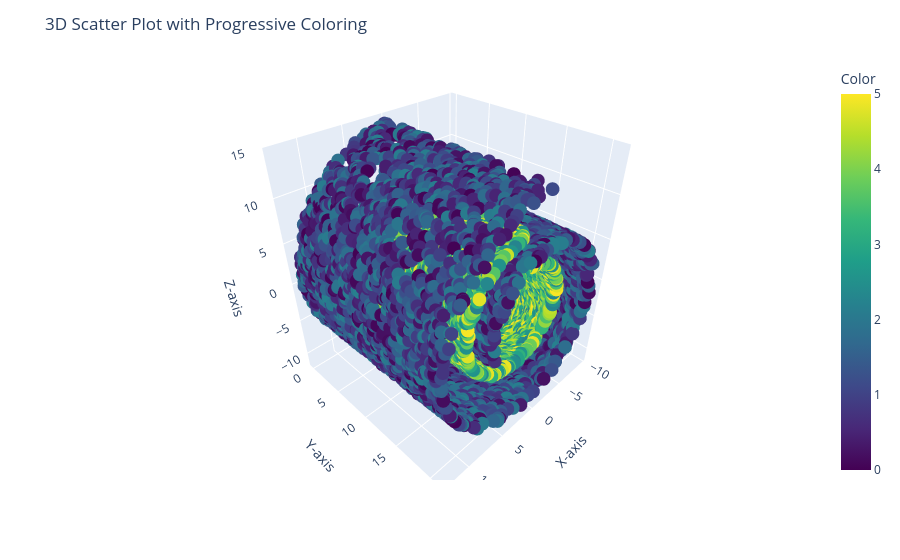

The notebook cell this image was saved under:
### Code cell
import plotly.express as px
import pandas as pd

# Create a DataFrame for the 3D data
df = pd.DataFrame({
    'X': dataset2[0],
    'Y': dataset2[1],
    'Z': dataset2[2],
    'Color': colours  # Add the color gradient as a column
})

# Create an interactive 3D scatter plot
fig = px.scatter_3d(df, x='X', y='Y', z='Z', color='Color', color_continuous_scale='viridis')

# Update layout
fig.update_layout(
    title='3D Scatter Plot with Progressive Coloring',
    scene=dict(
        xaxis_title='X-axis',
        yaxis_title='Y-axis',
        zaxis_title='Z-axis'
    )
)

# Show the plot
fig.show()

### Figure 1 — Plotly figure (JSON) as saved in the notebook; plotly's stock layout.template omitted (floating-point values rounded to 4 significant figures; data arrays with more than 128 entries replaced by an {"elided": "..."} marker saying what was removed)
{"data": [{"hovertemplate": "X=%{x}<br>Y=%{y}<br>Z=%{z}<br>Color=%{marker.color}<extra></extra>", "legendgroup": "", "marker": {"color": {"elided": "14801 float values"}, "coloraxis": "coloraxis", "symbol": "circle"}, "mode": "markers", "name": "", "scene": "scene", "showlegend": false, "type": "scatter3d", "x": {"elided": "14801 float values"}, "y": {"elided": "14801 float values"}, "z": {"elided": "14801 float values"}}], "layout": {"coloraxis": {"colorbar": {"title": {"text": "Color"}}, "colorscale": [[0, "#440154"], [0.1111, "#482878"], [0.2222, "#3e4989"], [0.3333, "#31688e"], [0.4444, "#26828e"], [0.5556, "#1f9e89"], [0.6667, "#35b779"], [0.7778, "#6ece58"], [0.8889, "#b5de2b"], [1, "#fde725"]]}, "legend": {"tracegroupgap": 0}, "margin": {"t": 60}, "scene": {"domain": {"x": [0, 1], "y": [0, 1]}, "xaxis": {"title": {"text": "X-axis"}}, "yaxis": {"title": {"text": "Y-axis"}}, "zaxis": {"title": {"text": "Z-axis"}}}, "title": {"text": "3D Scatter Plot with Progressive Coloring"}}}
